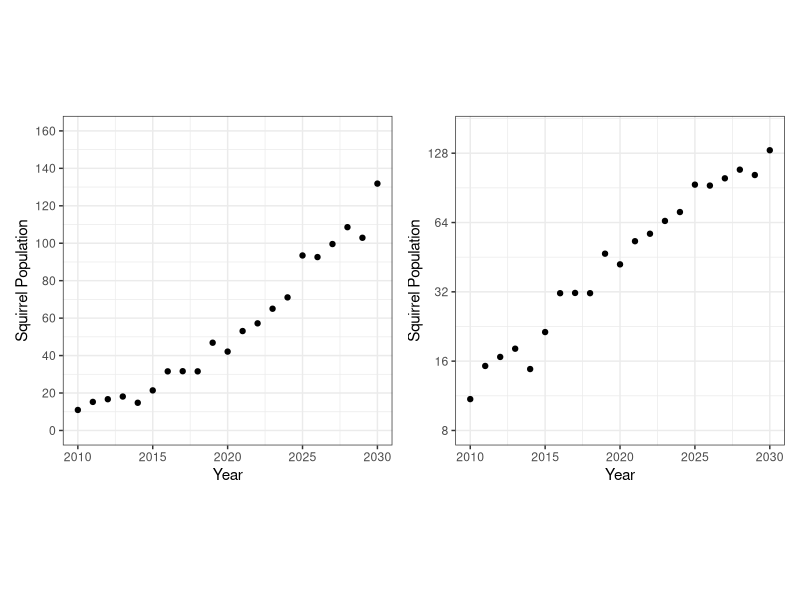
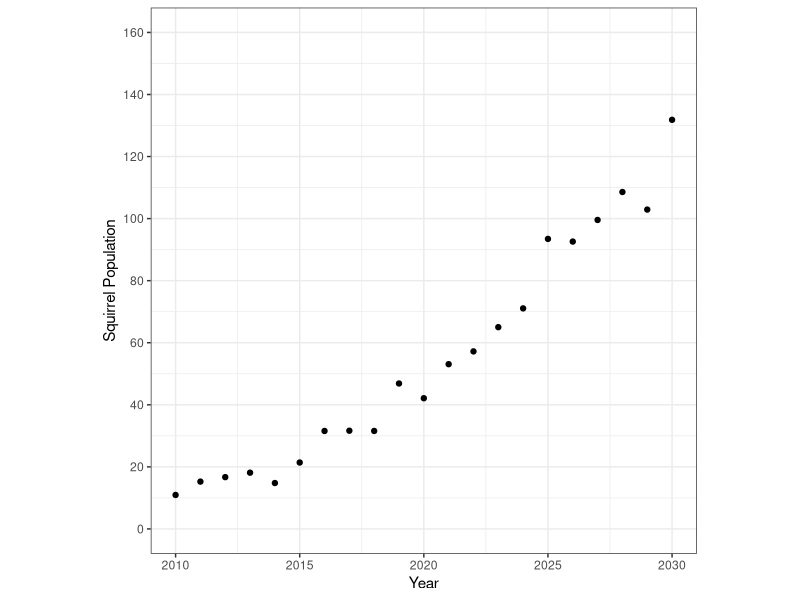
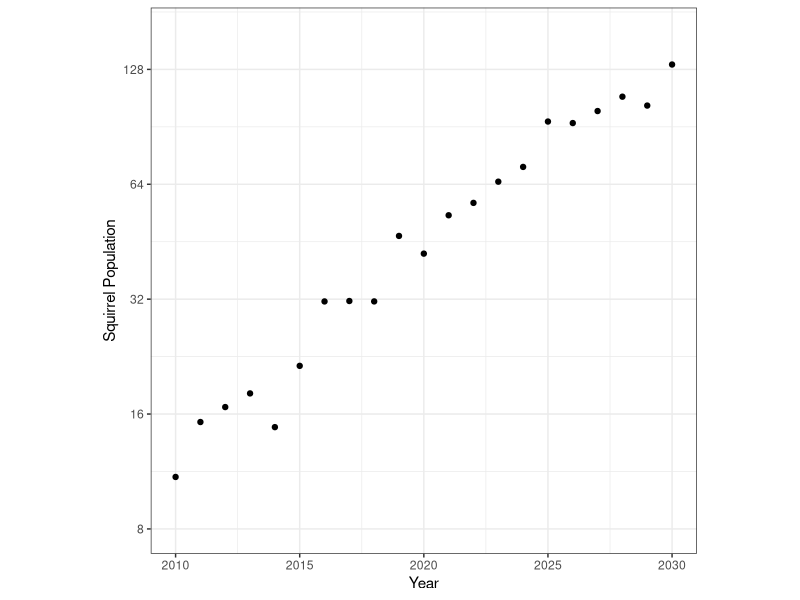

Here is the R script that generated these plots, in order:
library(tidyverse)
library(scales)
library(patchwork)

set.seed(56156)
example_data <- tibble(x  = seq(2010, 2030, 1),
                       y  = 30*exp(0.10*(x - 2015) + rnorm(length(x), mean = 0, sd = 0.1)) - 5)

base_plot <- example_data %>%
  ggplot(aes(x = x, y = y)) +
  geom_point() +
  scale_x_continuous("Year") +
  theme_bw() +
  theme(aspect.ratio = 1)

linear_plot <- base_plot + 
  scale_y_continuous("Squirrel Population", labels = comma, limits = c(0, 160), breaks = seq(0,160,20))
ggsave(linear_plot, filename = "estimation-development/estimation-pilot-app/www/example-linear.png", width = 4, height = 4)


log_plot <- base_plot + 
  scale_y_continuous("Squirrel Population", labels = comma, trans = "log2", limits = c(8, 160), breaks = 2^seq(0,100,1))
ggsave(log_plot, filename = "estimation-development/estimation-pilot-app/www/example-log.png", width = 4, height = 4)

linear_plot + log_plot
